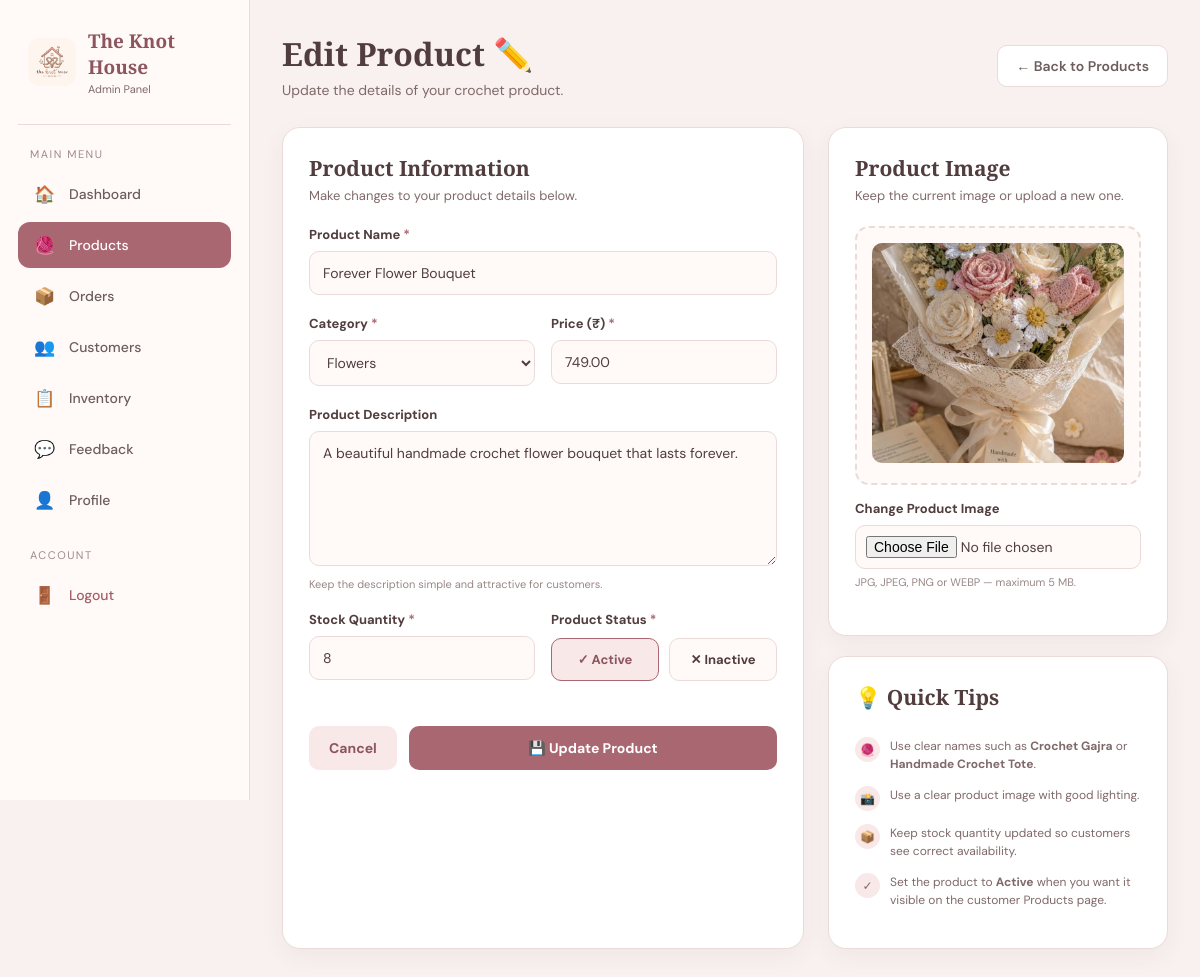
The app's page /admin/edit-product.php?id=2 (signed in) with its own data.
### tables this page shows
CREATE TABLE `products` (
  `id` int(11) NOT NULL,
  `product_name` varchar(150) NOT NULL,
  `category` varchar(100) NOT NULL,
  `price` decimal(10,2) NOT NULL,
  `description` text DEFAULT NULL,
  `image` varchar(255) DEFAULT NULL,
  `stock` int(11) NOT NULL DEFAULT 0,
  `status` varchar(20) NOT NULL DEFAULT 'Active',
  `created_at` timestamp NOT NULL DEFAULT current_timestamp()
);

### admin/edit-product.php (the view, shortened to what this page needs)
<?php
$host = "localhost";
$username = "root";
$password = "";
$database = "knot_house";
$conn = new mysqli(
    $host,
    $username,
    $password,
    $database
);
$conn->set_charset("utf8mb4");
$product_id = (int)$_GET["id"];
$stmt = $conn->prepare("
    SELECT
        id,
        product_name,
        category,
        price,
        description,
        image,
        stock,
        status
    FROM products
    WHERE id = ?
");
$stmt->bind_param("i", $product_id);
$stmt->execute();
$result = $stmt->get_result();
$product = $result->fetch_assoc();
$categories = [
    "Bags",
    "Flowers",
    "Toys",
    "Clothes",
    "Accessories",
    "Decor"
];
$product_name = $product["product_name"];
$category = $product["category"];
$price = $product["price"];
$description = $product["description"];
$stock = $product["stock"];
$current_image = $product["image"];
$image_preview = $current_image;
if (strpos($image_preview, "../") === 0) {
    $image_preview = $image_preview;
} elseif ($image_preview !== "") {
    $image_preview = "../" . ltrim(
        $image_preview,
        "./"
    );
}
?>
<!DOCTYPE html>
<html lang="en">
<head>
</head>
<body>
<aside class="sidebar" id="sidebar">
    <div class="brand">
        <img
            src="../logo.png"
            alt="The Knot House Logo"
        >
        <div class="brand-text">
            <h2>The Knot House</h2>
            <span>Admin Panel</span>
        </div>
    </div>
    <div class="nav-title">
        Main Menu
    </div>
    <a
        href="dashboard.php"
        class="nav-link"
    >
        <span class="nav-icon">🏠</span>
        Dashboard
    </a>
    <a
        href="products.php"
        class="nav-link active"
    >
        <span class="nav-icon">🧶</span>
        Products
    </a>
    <a
        href="orders.php"
        class="nav-link"
    >
        <span class="nav-icon">📦</span>
        Orders
    </a>
    <a
        href="customers.php"
        class="nav-link"
    >
        <span class="nav-icon">👥</span>
        Customers
    </a>
    <a
        href="inventory.php"
        class="nav-link"
    >
        <span class="nav-icon">📋</span>
        Inventory
    </a>
    <a
        href="feedback.php"
        class="nav-link"
    >
        <span class="nav-icon">💬</span>
        Feedback
    </a>
    <a
        href="profile.php"
        class="nav-link"
    >
        <span class="nav-icon">👤</span>
        Profile
    </a>
    <div
        class="nav-title"
        style="margin-top: 25px;"
    >
        Account
    </div>
    <a
        href="logout.php"
        class="nav-link logout-link"
    >
        <span class="nav-icon">🚪</span>
        Logout
    </a>
</aside>
<main class="main">
    <div class="topbar">
        <div class="page-title">
            <h1>
                Edit Product ✏️
            </h1>
            <p>
                Update the details of your crochet product.
            </p>
        </div>
        <a
            href="products.php"
            class="back-btn"
        >
            ← Back to Products
        </a>
    </div>
    <form
        method="POST"
        enctype="multipart/form-data"
    >
        <div class="form-layout">
            <div class="card">
                <h2 class="card-title">
                    Product Information
                </h2>
                <p class="card-subtitle">
                    Make changes to your product details below.
                </p>
                <div class="form-group">
                    <label for="product_name">
                        Product Name
                        <span class="required">*</span>
                    </label>
                    <input
                        type="text"
                        id="product_name"
                        name="product_name"
                        value="<?php echo htmlspecialchars($product_name); ?>"
                        placeholder="Example: Crochet Gajra"
                        required
                    >
                </div>
                <div class="form-row">
                    <div class="form-group">
                        <label for="category">
                            Category
                            <span class="required">*</span>
                        </label>
                        <select
                            id="category"
                            name="category"
                            required
                        >
                            <?php foreach ($categories as $cat): ?>
                                <option
                                    value="<?php echo htmlspecialchars($cat); ?>"
                                    <?php
                                    if ($category === $cat) {
                                        echo "selected";
                                    }
                                    ?>
                                >
                                    <?php echo htmlspecialchars($cat); ?>
                                </option>
                            <?php endforeach; ?>
                        </select>
                    </div>
                    <div class="form-group">
                        <label for="price">
                            Price (₹)
                            <span class="required">*</span>
                        </label>
                        <input
                            type="number"
                            id="price"
                            name="price"
                            value="<?php echo htmlspecialchars($price); ?>"
                            min="0"
                            step="0.01"
                            placeholder="899"
                            required
                        >
                    </div>
                </div>
                <div class="form-group">
                    <label for="description">
                        Product Description
                    </label>
                    <textarea
                        id="description"
                        name="description"
                        placeholder="Write a short description of your crochet product..."
                    ><?php echo htmlspecialchars($description); ?></textarea>
                    <span class="input-help">
                        Keep the description simple and attractive for customers.
                    </span>
                </div>
                <div class="form-row">
                    <div class="form-group">
                        <label for="stock">
                            Stock Quantity
                            <span class="required">*</span>
                        </label>
                        <input
                            type="number"
                            id="stock"
                            name="stock"
                            value="<?php echo htmlspecialchars($stock); ?>"
                            min="0"
                            step="1"
                            placeholder="10"
                            required
                        >
                    </div>
                    <div class="form-group">
                        <label>
                            Product Status
                            <span class="required">*</span>
                        </label>
                        <div class="status-info">
                            <div class="status-option">
                                <label for="active">
                                    ✓ Active
                                </label>
                            </div>
                            <div class="status-option">
                                <label for="inactive">
                                    ✕ Inactive
                                </label>
                            </div>
                        </div>
                    </div>
                </div>
                <div class="form-actions">
                    <a
                        href="products.php"
                        class="btn btn-secondary"
                    >
                        Cancel
                    </a>
                    <button
                        type="submit"
                        class="btn btn-primary"
                    >
                        💾 Update Product
                    </button>
                </div>
            </div>
            <div>
                <div class="card">
                    <h2 class="card-title">
                        Product Image
                    </h2>
                    <p class="card-subtitle">
                        Keep the current image or upload a new one.
                    </p>
                    <div class="image-box">
                        <?php if ($image_preview !== ""): ?>
                            <img
                                id="imagePreview"
                                src="<?php echo htmlspecialchars($image_preview); ?>"
                                alt="Current Product Image"
                                onerror="showNoImage()"
                            >
                        <?php endif; ?>
                    </div>
                    <div class="form-group">
                        <label for="image">
                            Change Product Image
                        </label>
                        <input
                            class="file-input"
                            type="file"
                            id="image"
                            name="image"
                            accept=".jpg,.jpeg,.png,.webp,image/jpeg,image/png,image/webp"
                            onchange="previewImage(event)"
                        >
                        <span class="input-help">
                            JPG, JPEG, PNG or WEBP — maximum 5 MB.
                        </span>
                    </div>
                </div>
                <div class="card tips">
                    <h2 class="card-title">
                        💡 Quick Tips
                    </h2>
                    <br>
                    <div class="tip">
                        <span class="tip-icon">
                            🧶
                        </span>
                        <span>
                            Use clear names such as
                            <b>Crochet Gajra</b> or
                            <b>Handmade Crochet Tote</b>.
                        </span>
                    </div>
                    <div class="tip">
                        <span class="tip-icon">
                            📸
                        </span>
                        <span>
                            Use a clear product image with good lighting.
                        </span>
                    </div>
                    <div class="tip">
                        <span class="tip-icon">
                            📦
                        </span>
                        <span>
                            Keep stock quantity updated so customers see correct availability.
                        </span>
                    </div>
                    <div class="tip">
                        <span class="tip-icon">
                            ✓
                        </span>
                        <span>
                            Set the product to <b>Active</b> when you want it visible on the customer Products page.
                        </span>
                    </div>
                </div>
            </div>
        </div>
    </form>
</main>
</body>
</html>

### admin/edit-product.php (style rules this page uses)
* { margin: 0; padding: 0; box-sizing: border-box; }
body { font-family: "DM Sans", sans-serif; background: #f8f1ef; color: #513d3d; min-height: 100vh; }
.sidebar { position: fixed; left: 0; top: 0; width: 250px; height: 100vh; background: #fffaf7; border-right: 1px solid #eadbd8; padding: 28px 18px; z-index: 1000; overflow-y: auto; }
.brand { display: flex; align-items: center; gap: 12px; padding: 0 10px 28px; border-bottom: 1px solid #eadbd8; margin-bottom: 22px; }
.brand img { width: 48px; height: 48px; object-fit: contain; border-radius: 12px; }
.brand-text h2 { font-family: "Playfair Display", serif; font-size: 19px; color: #8d555e; }
.brand-text span { font-size: 11px; color: #806969; display: block; margin-top: 2px; }
.nav-title { font-size: 11px; text-transform: uppercase; letter-spacing: 1.5px; color: #a08b8b; padding: 0 12px; margin-bottom: 10px; }
.nav-link { display: flex; align-items: center; gap: 12px; padding: 12px 14px; margin-bottom: 5px; border-radius: 12px; text-decoration: none; color: #6d5d5d; font-size: 14px; font-weight: 500; transition: 0.25s; }
.nav-link.active { background: #a96771; color: white; }
.nav-icon { width: 25px; text-align: center; font-size: 17px; }
.logout-link { color: #a45d67; }
.main { margin-left: 250px; min-height: 100vh; padding: 32px; }
.topbar { display: flex; justify-content: space-between; align-items: center; gap: 20px; margin-bottom: 28px; }
.page-title h1 { font-family: "Playfair Display", serif; font-size: 32px; color: #513d3d; margin-bottom: 6px; }
.page-title p { color: #806969; font-size: 14px; }
.back-btn { display: inline-flex; align-items: center; gap: 8px; padding: 11px 18px; border: 1px solid #eadbd8; border-radius: 10px; background: white; color: #6d5d5d; text-decoration: none; font-size: 14px; font-weight: 600; transition: 0.25s; }
.form-layout { display: grid; grid-template-columns: minmax(0, 1fr) 340px; gap: 24px; max-width: 1150px; }
.card { background: white; border: 1px solid #eadbd8; border-radius: 18px; padding: 26px; box-shadow: 0 8px 25px rgba(81, 61, 61, 0.05); }
.card-title { font-family: "Playfair Display", serif; font-size: 21px; color: #513d3d; margin-bottom: 5px; }
.card-subtitle { color: #806969; font-size: 13px; margin-bottom: 22px; }
.form-group { margin-bottom: 20px; }
.form-row { display: grid; grid-template-columns: 1fr 1fr; gap: 16px; }
label { display: block; font-size: 13px; font-weight: 700; color: #513d3d; margin-bottom: 8px; }
.required { color: #a96771; }
input, select, textarea { width: 100%; border: 1px solid #eadbd8; background: #fffaf7; border-radius: 10px; padding: 12px 13px; font-family: "DM Sans", sans-serif; font-size: 14px; color: #513d3d; outline: none; transition: 0.25s; }
textarea { min-height: 135px; resize: vertical; }
.input-help { display: block; margin-top: 6px; font-size: 11px; color: #998787; }
.image-box { border: 2px dashed #eadbd8; border-radius: 14px; padding: 15px; background: #fffaf7; text-align: center; margin-bottom: 15px; }
.image-box img { width: 100%; height: 220px; object-fit: cover; border-radius: 10px; background: #f8e8e7; }
.file-input { padding: 10px; cursor: pointer; }
.status-info { display: grid; grid-template-columns: 1fr 1fr; gap: 10px; margin-top: 10px; }
.status-option { position: relative; }
.status-option label { border: 1px solid #eadbd8; border-radius: 10px; padding: 12px; text-align: center; cursor: pointer; margin: 0; font-size: 13px; background: #fffaf7; transition: 0.25s; }
.status-option input:checked + label { background: #f8e8e7; border-color: #a96771; color: #8d555e; }
.form-actions { display: flex; gap: 12px; margin-top: 25px; }
.btn { border: none; border-radius: 10px; padding: 13px 20px; font-family: "DM Sans", sans-serif; font-size: 14px; font-weight: 700; cursor: pointer; text-decoration: none; transition: 0.25s; }
.btn-primary { background: #a96771; color: white; flex: 1; }
.btn-secondary { background: #f8e8e7; color: #8d555e; }
.tips { margin-top: 20px; }
.tip { display: flex; gap: 10px; margin-bottom: 13px; font-size: 12px; color: #806969; line-height: 1.5; }
.tip-icon { flex-shrink: 0; width: 25px; height: 25px; display: flex; align-items: center; justify-content: center; background: #f8e8e7; border-radius: 50%; }

### records on screen
products: product_name "Forever Flower Bouquet", category "Flowers", price "749.00", description "A beautiful handmade crochet flower bouquet that lasts forever.", stock "8", image (picture)
